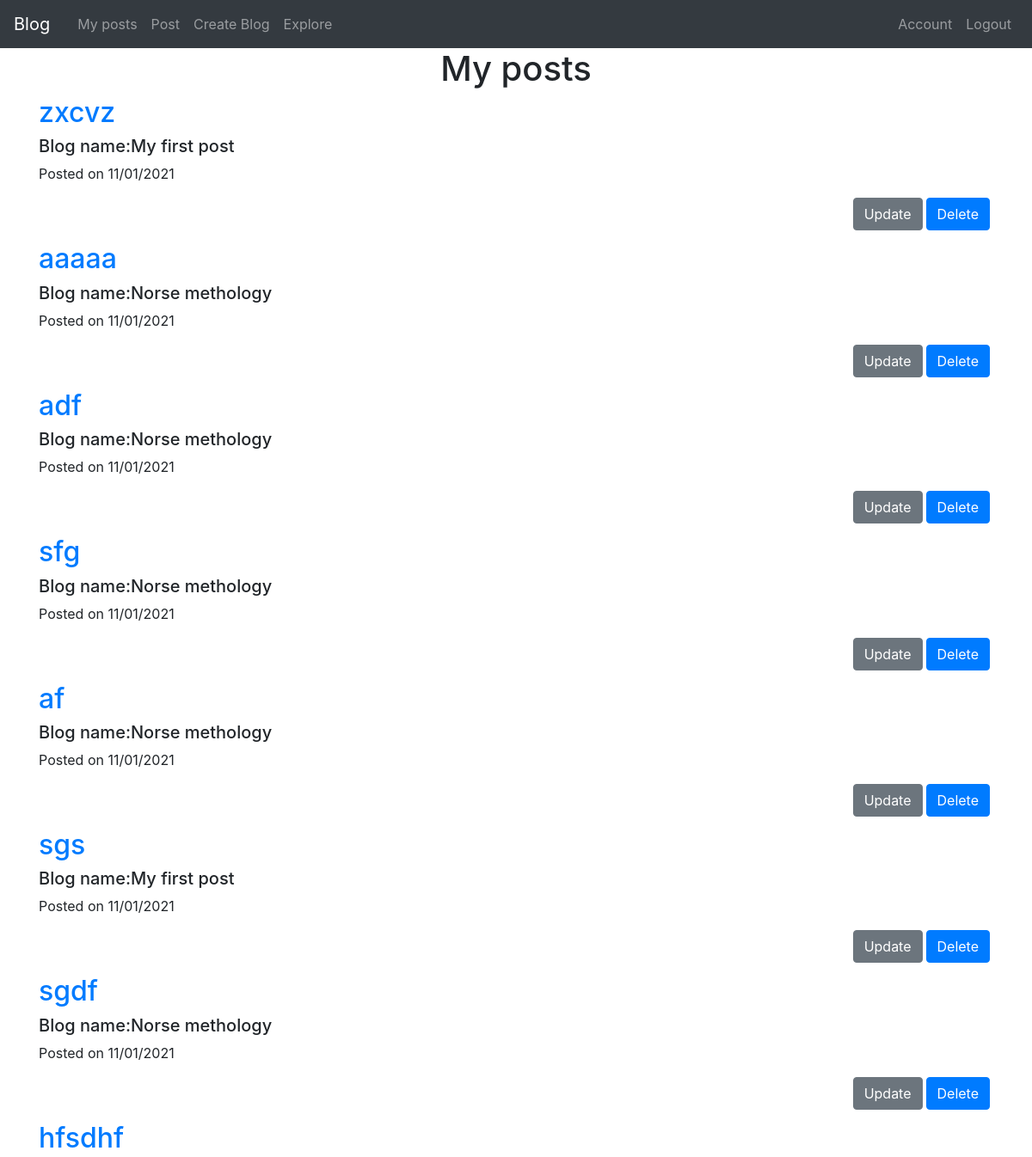
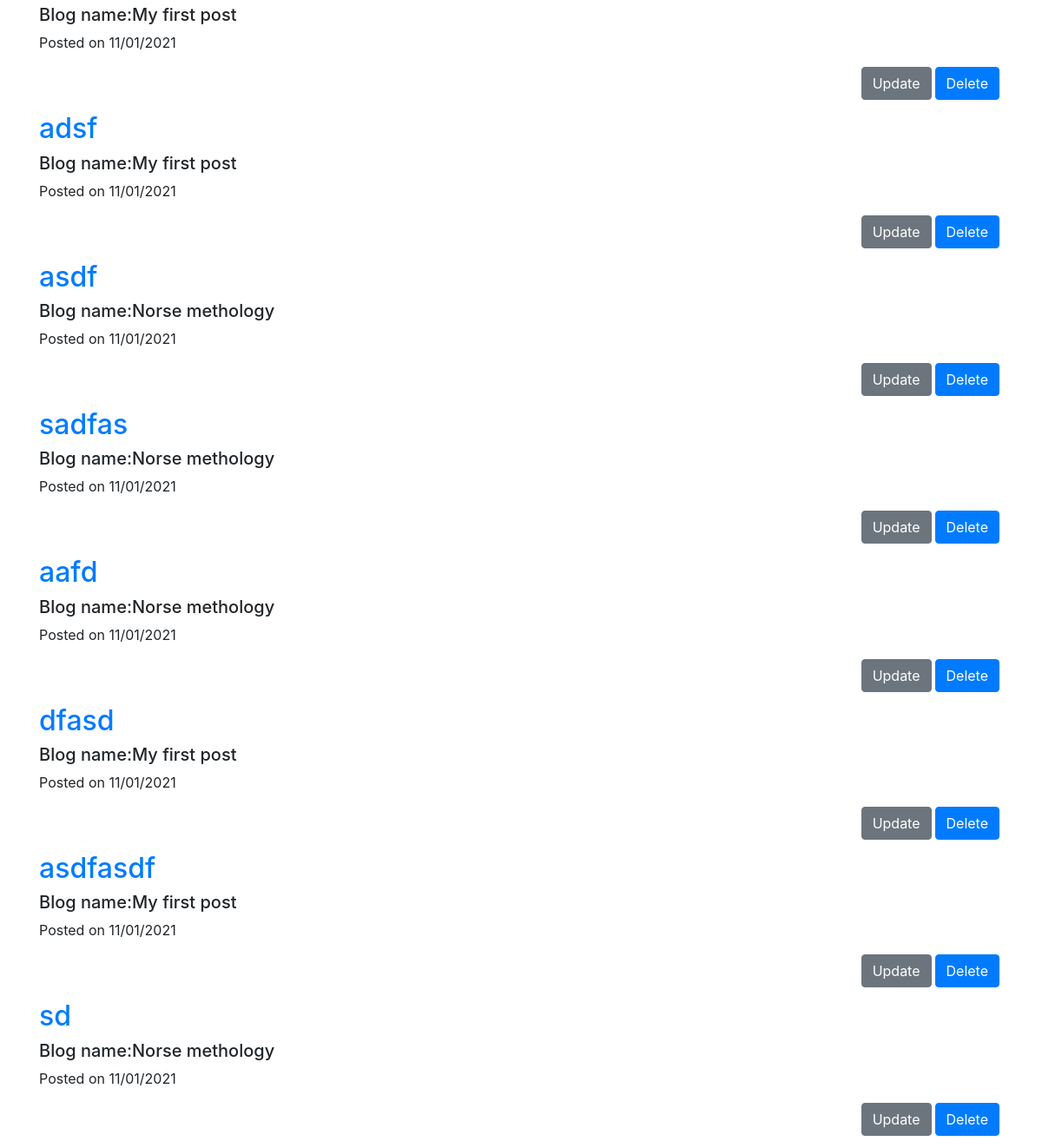
Page /posted (signed in) on the committed database (2 pictures, top to bottom).
### app/models.py (models this page shows)
class Posts(db.Model):
    id = db.Column(db.Integer, primary_key=True)
    date = db.Column(db.DateTime)
    title = db.Column(db.String(500))
    body= db.Column(db.String(2000))
    author = db.Column(db.String(20))
    image_name=db.Column(db.String(100))
    blog_id=db.Column(db.Integer,db.ForeignKey('blog.id'))

class Blog(db.Model):
    id= db.Column(db.Integer, primary_key=True)
    blog_name = db.Column(db.String(100))
    user_id=db.Column(db.Integer,db.ForeignKey('user.id'))
    posts=db.relationship("Posts",backref='blog',lazy=True)

### app/views.py (the view)
@app.route('/posted', methods=['GET', 'POST'])
@login_required
def posted():
	pos=Posts.query.order_by(Posts.date.desc()).join(Blog).filter(Blog.user_id == current_user.id).all()
	return render_template('posted.html', title='Posted', p = pos)

### app/views.py (called while the page is built)
@login_manager.user_loader
def load_user(user_id):
	return User.query.get(int(user_id))

### app/templates/posted.html
{% extends "base.html" %}
{% block content %}
<h1 class="text-center">My posts</h1>
{% for entry in p %}
<div class="mr-1 mb-1" id ="rem_post{{  entry.id }}">
    <h2 class="post-title">
    <a href="{{ url_for('post', post_id=entry.id) }}">
      {{ entry.title }}
        </a>
    </h2>
  <h5>
    Blog name:{{ entry.blog.blog_name }}
  </h5>
  <p class="post-meta">Posted on {{ entry.date.strftime('%d/%m/%Y') }}</p>
      <button class="btn btn-primary float-right delete_Button" post_id="{{  entry.id }}">Delete</button>
      <a class="btn btn-secondary float-right mr-1 mb-10" href="{{ url_for('update', post_id=entry.id) }}">Update</a>
      <br>
      <br>
    </div>
{% endfor %}
{% endblock %}

### app/templates/base.html (shortened to what this page needs)
<!DOCTYPE html>
<html>
  <head>
    <link rel="stylesheet" href="https://stackpath.bootstrapcdn.com/bootstrap/4.2.1/css/bootstrap.min.css">
    <link rel= "stylesheet" type= "text/css" href= "{{ url_for('static',filename='mainpage.css') }}">
  </head>
  <body>
  </body>
  <nav class="navbar navbar-expand-sm navbar-dark bg-dark">
    <a class="navbar-brand mr-4" href="/home">Blog</a>
    <ul class="navbar-nav nav-fill w-100">
    <div class="collapse navbar-collapse" id="navbarSupportedContent">
      <ul class="navbar-nav mr-auto nv">
        {% if current_user.is_authenticated %}
        <li class="nav-item"><a class="nav-link" href="/posted">My posts<span class="sr-only">(current)</span></a></li>
        <li class="nav-item"><a class="nav-link" href="/post_blog">Post<span class="sr-only">(current)</span></a></li>
        <li class="nav-item"><a class="nav-link" href="/create_blog">Create Blog<span class="sr-only">(current)</span></a></li>
        <li class="nav-item"><a class="nav-link" href="/general">Explore<span class="sr-only">(current)</span></a></li>
        {% endif %}
      </ul>
      <div class="navbar-nav ml-auto nv">
        {% if current_user.is_authenticated %}
        <li class="nav-item"><a class="nav-link" href="/account">Account<span class="sr-only">(current)</span></a></li>
        <li class="nav-item"><a class="nav-link" href="/logout">Logout<span class="sr-only">(current)</span></a></li>
        {% else %}
        <li class="nav-item"><a class="nav-link" href="/signup">Sign up<span class="sr-only">(current)</span></a></li>
        <li class="nav-item"><a class="nav-link" href="/login">Login<span class="sr-only">(current)</span></a></li>
        {% endif %}
      </div>
    </div>
  </ul>
  </nav>
<div class="container">
{% block content %}
{% endblock %}
</div>
</html>

### rows in the picture
Posts: title "zxcvz", blog.blog_name "My first post", date "11/01/2021"
Posts: title "aaaaa", blog.blog_name "Norse methology", date "11/01/2021"
Posts: title "adf", blog.blog_name "Norse methology", date "11/01/2021"
Posts: title "sfg", blog.blog_name "Norse methology", date "11/01/2021"
Posts: title "af", blog.blog_name "Norse methology", date "11/01/2021"
Posts: title "sgs", blog.blog_name "My first post", date "11/01/2021"
Posts: title "sgdf", blog.blog_name "Norse methology", date "11/01/2021"
Posts: title "hfsdhf", blog.blog_name "My first post", date "11/01/2021"
Posts: title "adsf", blog.blog_name "My first post", date "11/01/2021"
Posts: title "asdf", blog.blog_name "Norse methology", date "11/01/2021"
Posts: title "sadfas", blog.blog_name "Norse methology", date "11/01/2021"
Posts: title "aafd", blog.blog_name "Norse methology", date "11/01/2021"
Posts: title "dfasd", blog.blog_name "My first post", date "11/01/2021"
Posts: title "asdfasdf", blog.blog_name "My first post", date "11/01/2021"
Posts: title "sd", blog.blog_name "Norse methology", date "11/01/2021"
